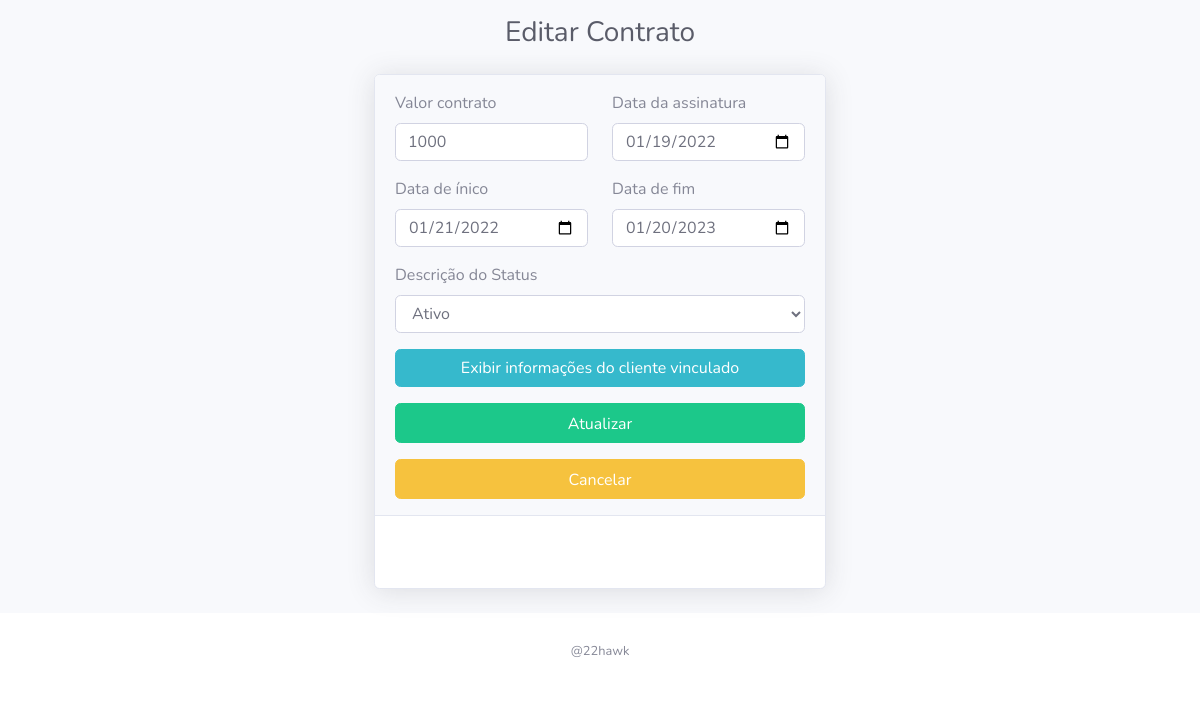
/editarContrato.php?CD_CONTRATO=1, run on the app's committed database.
### tables this page shows
CREATE TABLE `assc_contrato_cliente` (
  `CD_CTO_CLI` int(11) NOT NULL COMMENT 'Código de Associação Contrato Cliente',
  `CD_CONTRATO` int(11) DEFAULT NULL COMMENT 'Código do Contrato\r',
  `CD_CLIENTE` int(11) DEFAULT NULL COMMENT 'Código do Cliente',
  `DT_RGST` date DEFAULT NULL COMMENT 'Data de Registro'
);

CREATE TABLE `contrato` (
  `CD_CONTRATO` int(11) NOT NULL COMMENT 'Código do Contrato',
  `VR_CONTRATO` decimal(10,0) DEFAULT NULL COMMENT 'Valor do Contrato',
  `DT_ASS` date DEFAULT NULL COMMENT 'Data da Assinatura',
  `DT_INICIO` date DEFAULT NULL COMMENT 'Data de Início',
  `DT_FIM` date DEFAULT NULL COMMENT 'Data de Fim',
  `DC_STATUS` varchar(45) DEFAULT NULL COMMENT 'Descrição do Status\nA – Ativo\nD - Distratado',
  `DT_RGST` date DEFAULT NULL COMMENT 'Data de Registro'
);

### editarContrato.php (the view, shortened to what this page needs)
<?php
     require 'config.php';
    $contrato = [];
    $CD_CONTRATO = filter_input(INPUT_GET, 'CD_CONTRATO');
    if($CD_CONTRATO){
        $sql = $pdo -> prepare("SELECT * FROM cliente
        INNER JOIN assc_contrato_cliente ON assc_contrato_cliente.CD_CLIENTE = cliente.CD_CLIENTE
        INNER JOIN contrato ON assc_contrato_cliente.CD_CONTRATO = contrato.CD_CONTRATO
        WHERE contrato.CD_CONTRATO = :CD_CONTRATO ");
        $sql -> bindValue(':CD_CONTRATO',$CD_CONTRATO);
        $sql -> execute();
        if($sql->rowCount() > 0){
            $contrato = $sql -> fetch(PDO::FETCH_ASSOC);
        }else{
            header("Location: index.php");
            exit;
        }
    }else{
        header("Location: index.php");
    }
?>
<!DOCTYPE html>
<html lang="pt-br">
<head>
    <link href="assets/css/all.min.css" rel="stylesheet" type="text/css">
    <link href="assets/css/painel.min.css" rel="stylesheet">
</head>
<body id="page-top">
    <div id="wrapper">
        <div id="content-wrapper" class="d-flex flex-column">
            <div id="content">
                <div class="container-fluid">
                    <div class="d-sm-flex align-items-center justify-content-center mb-4">
                        <h1 class="h3 mt-3 mb-0 text-gray-800 ">Editar Contrato</h1>
                    </div>
                    <div class="row">
                        <div class=" mx-auto">
                            <div class="card shadow mb-4">
                                <div class="card-header py-3 d-flex flex-row align-items-center justify-content-center">
                                    <form action="action_editar_contrato.php" method="POST">
                                        <div class="controls">
                                            <div class="row">
                                                <div class="col-md-6">
                                                    <div class="form-group"><label for="formValorCt">Valor contrato</label>
                                                        <input id="formValorCt" type="text" name="VR_CONTRATO" class="form-control" value="<?=$contrato['VR_CONTRATO']; ?>" required=" required" data-error="Campo necessário."/>
                                                    </div>
                                                </div>
                                                <div class="col-md-6">
                                                    <div class="form-group"><label for="formDtAss">Data da assinatura</label>
                                                        <input id="formDtss" type="date" name="DT_ASS" class="form-control" value="<?=$contrato['DT_ASS']; ?>" required=" required" data-error="Campo necessário."/>
                                                    </div>
                                                </div>
                                            </div>
                                            <div class="row">
                                                <div class="col-md-6">
                                                    <div class="form-group"><label for="formDtIn">Data de ínico</label>
                                                        <input id="formDtIn" type="date" name="DT_INICIO" class="form-control" value="<?=$contrato['DT_INICIO']; ?>" required=" required" data-error="Campo necessário."/>
                                                    </div>
                                                </div>
                                                <div class="col-md-6">
                                                    <div class="form-group"><label for="formDtFim">Data de fim</label>
                                                        <input id="formDtFim" type="date" name="DT_FIM" class="form-control" value="<?=$contrato['DT_FIM']; ?>" required=" required" data-error="Campo necessário."/>
                                                    </div>
                                                </div>
                                            </div>
                                            <div class="row">
                                                <div class="col-md-12">
                                                    <div class="form-group"><label for="formDesc">Descrição do Status</label>
                                                        <select class="form-select form-control form-select-lg mb-3" id="formDesc" name="DC_STATUS" required=" required" data-error="Campo necessário.">
                                                            <?php
                                                                if($contrato["DC_STATUS"] == "A"){
                                                                    echo "<option value=".$contrato["DC_STATUS"]." selected>Ativo</option>";
                                                                }else{
                                                                    echo "<option value=".$contrato["DC_STATUS"]." selected>Distratado</option>";
                                                                    echo "<option value='A'>Ativo</option>";
                                                                }
                                                            ?>
                                                        </select>
                                                    </div>
                                                </div>
                                            </div>
                                            <div class="row">
                                                <div class="col-md-12">
                                                    <a class="btn btn-info mb-3 btn-block" data-toggle="collapse" href="#clienteStatus" role="button" aria-expanded="false" aria-controls="clienteStatus">
                                                        Exibir informações do cliente vinculado
                                                    </a>
                                                </div>
                                            </div>
                                            <div class="row">
                                                <div class="col-md-12">
                                                    <input type="submit" class="btn btn-success btn-send pt-2 btn-block" value="Atualizar"/>
                                                </div>
                                                <div class="col-md-12 mt-3">
                                                    <a href="index.php" class="btn btn-warning btn-send pt-2 btn-block">Cancelar</a>
                                                </div>
                                            </div>
                                        </div>
                                    </form>
                                </div>
                                <div class="card-body">
                                    <div class="pt-4 pb-2">
                                    </div>
                                </div>
                            </div>
                        </div>
                    </div>
                </div>
            </div>
            <footer class="sticky-footer bg-white">
                <div class="container my-auto">
                    <div class="copyright text-center my-auto">
                        <span>@22hawk</span>
                    </div>
                </div>
            </footer>
        </div>
    </div>
</body>
</html>

### data on the page
assc_contrato_cliente: VR_CONTRATO "1000", DT_ASS "01/19/2022", DT_INICIO "01/21/2022", DT_FIM "01/20/2023"
contrato: DC_STATUS "Ativo"
